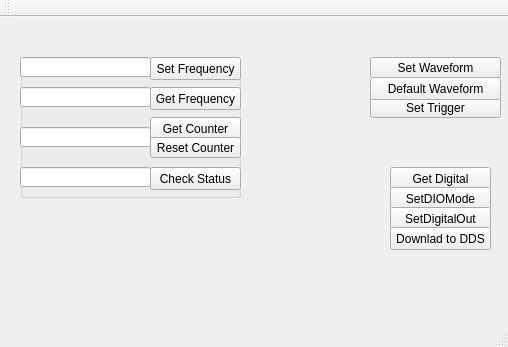
<?xml version="1.0" encoding="UTF-8"?>
<ui version="4.0">
 <class>MainWindow</class>
 <widget class="QMainWindow" name="MainWindow">
  <property name="geometry">
   <rect>
    <x>0</x>
    <y>0</y>
    <width>508</width>
    <height>347</height>
   </rect>
  </property>
  <property name="windowTitle">
   <string>MainWindow</string>
  </property>
  <widget class="QWidget" name="centralWidget">
   <widget class="QPushButton" name="pushButton_3">
    <property name="geometry">
     <rect>
      <x>370</x>
      <y>40</y>
      <width>131</width>
      <height>21</height>
     </rect>
    </property>
    <property name="text">
     <string>Set Waveform</string>
    </property>
   </widget>
   <widget class="QPushButton" name="pushButton_5">
    <property name="geometry">
     <rect>
      <x>370</x>
      <y>80</y>
      <width>131</width>
      <height>21</height>
     </rect>
    </property>
    <property name="text">
     <string>Set Trigger</string>
    </property>
   </widget>
   <widget class="QPushButton" name="pushButton_6">
    <property name="geometry">
     <rect>
      <x>390</x>
      <y>150</y>
      <width>101</width>
      <height>23</height>
     </rect>
    </property>
    <property name="text">
     <string>Get Digital</string>
    </property>
   </widget>
   <widget class="QPushButton" name="pushButton_7">
    <property name="geometry">
     <rect>
      <x>390</x>
      <y>170</y>
      <width>101</width>
      <height>23</height>
     </rect>
    </property>
    <property name="text">
     <string>SetDIOMode</string>
    </property>
   </widget>
   <widget class="QPushButton" name="pushButton_8">
    <property name="geometry">
     <rect>
      <x>390</x>
      <y>190</y>
      <width>101</width>
      <height>23</height>
     </rect>
    </property>
    <property name="text">
     <string>SetDigitalOut</string>
    </property>
   </widget>
   <widget class="QPushButton" name="pushButton_9">
    <property name="geometry">
     <rect>
      <x>390</x>
      <y>210</y>
      <width>101</width>
      <height>23</height>
     </rect>
    </property>
    <property name="text">
     <string>Downlad to DDS</string>
    </property>
   </widget>
   <widget class="QPushButton" name="pushButton_11">
    <property name="geometry">
     <rect>
      <x>370</x>
      <y>60</y>
      <width>131</width>
      <height>23</height>
     </rect>
    </property>
    <property name="text">
     <string>Default Waveform</string>
    </property>
   </widget>
   <widget class="QGroupBox" name="groupBox">
    <property name="geometry">
     <rect>
      <x>20</x>
      <y>40</y>
      <width>221</width>
      <height>141</height>
     </rect>
    </property>
    <property name="title">
     <string>GroupBox</string>
    </property>
    <widget class="QLineEdit" name="lineEdit_2">
     <property name="geometry">
      <rect>
       <x>0</x>
       <y>0</y>
       <width>131</width>
       <height>20</height>
      </rect>
     </property>
    </widget>
    <widget class="QPushButton" name="pushButton">
     <property name="geometry">
      <rect>
       <x>130</x>
       <y>0</y>
       <width>91</width>
       <height>23</height>
      </rect>
     </property>
     <property name="text">
      <string>Set Frequency</string>
     </property>
    </widget>
    <widget class="QLineEdit" name="lineEdit">
     <property name="geometry">
      <rect>
       <x>0</x>
       <y>30</y>
       <width>131</width>
       <height>20</height>
      </rect>
     </property>
    </widget>
    <widget class="QPushButton" name="pushButton_2">
     <property name="geometry">
      <rect>
       <x>130</x>
       <y>30</y>
       <width>91</width>
       <height>23</height>
      </rect>
     </property>
     <property name="text">
      <string>Get Frequency</string>
     </property>
    </widget>
    <widget class="QLineEdit" name="lineEdit_3">
     <property name="geometry">
      <rect>
       <x>0</x>
       <y>70</y>
       <width>131</width>
       <height>20</height>
      </rect>
     </property>
    </widget>
    <widget class="QPushButton" name="pushButton_12">
     <property name="geometry">
      <rect>
       <x>130</x>
       <y>60</y>
       <width>91</width>
       <height>23</height>
      </rect>
     </property>
     <property name="text">
      <string>Get Counter</string>
     </property>
    </widget>
    <widget class="QPushButton" name="pushButton_4">
     <property name="geometry">
      <rect>
       <x>130</x>
       <y>80</y>
       <width>91</width>
       <height>21</height>
      </rect>
     </property>
     <property name="text">
      <string>Reset Counter</string>
     </property>
    </widget>
    <widget class="QLineEdit" name="lineEdit_4">
     <property name="geometry">
      <rect>
       <x>0</x>
       <y>110</y>
       <width>131</width>
       <height>20</height>
      </rect>
     </property>
    </widget>
    <widget class="QPushButton" name="pushButton_10">
     <property name="geometry">
      <rect>
       <x>130</x>
       <y>110</y>
       <width>91</width>
       <height>23</height>
      </rect>
     </property>
     <property name="text">
      <string>Check Status</string>
     </property>
    </widget>
   </widget>
  </widget>
  <widget class="QMenuBar" name="menuBar">
   <property name="geometry">
    <rect>
     <x>0</x>
     <y>0</y>
     <width>508</width>
     <height>21</height>
    </rect>
   </property>
  </widget>
  <widget class="QToolBar" name="mainToolBar">
   <attribute name="toolBarArea">
    <enum>TopToolBarArea</enum>
   </attribute>
   <attribute name="toolBarBreak">
    <bool>false</bool>
   </attribute>
  </widget>
  <widget class="QStatusBar" name="statusBar"/>
 </widget>
 <layoutdefault spacing="6" margin="11"/>
 <resources/>
 <connections/>
</ui>
